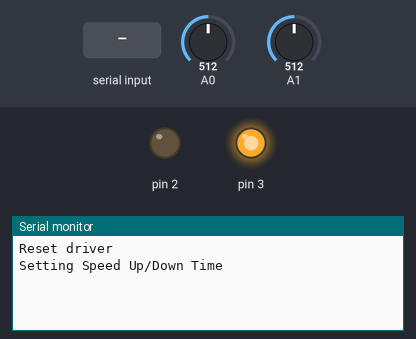
A sketch run on a simulated Arduino Uno, built with avr-gcc and run on an emulated ATmega328P. Parts: output pins drawn as LEDs (lit = HIGH), the last lines printed to the serial monitor. The test bench sets the inputs (shaded band); at power-on: A0 = 512, A1 = 512.

Above: at 3.3 s.
3.4 s: A0 set to 90
At 4.3 s:
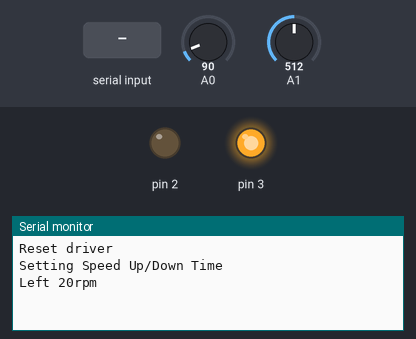
4.9 s: "1" received over the second serial link
At 5.5 s:
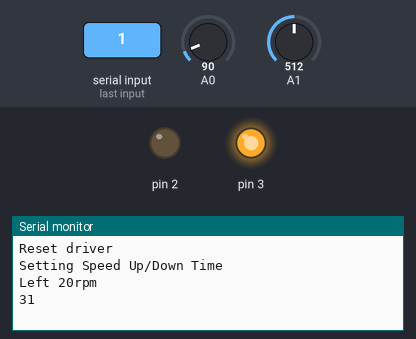
6.4 s: A0 set to 110
At 7.6 s:
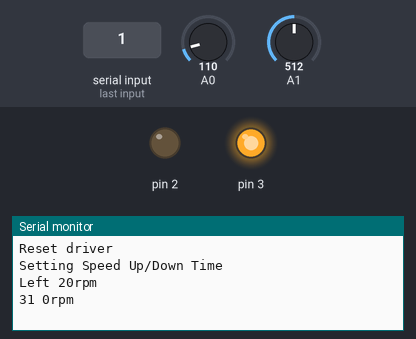
7.9 s: A1 set to 90
At 9.0 s:
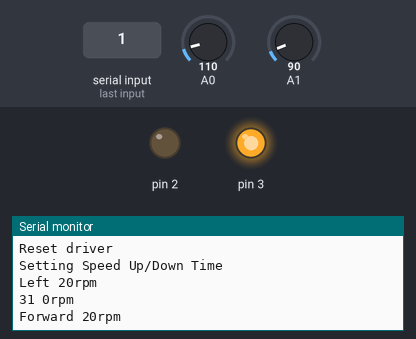
9.4 s: A1 set to 1010
At 10.1 s:
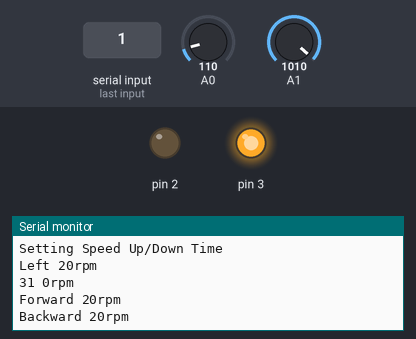

The sketch:

Joystick_ZLAC8015D.ino
```cpp
#include <SoftwareSerial.h>

#define MYPORT_RX 8
#define MYPORT_TX 9

SoftwareSerial mySerial(8, 9); // RX, TX

int buttonState = 0;
boolean motorState = false;

int dirX = 0;
int dirY = 0;

int counterFwd = 0;
int counterBwd = 0;
int counterLft = 0;
int counterRgt = 0;

//////////////////////////////////////////////////////////////////////////////////////////

byte _Reset[] = {0x01, 0x06, 0x20, 0x0E, 0x00, 0x06, 0x63, 0xCB};

byte _LeftSpeedUp1000[] = {0x01, 0x06, 0x20, 0x80, 0x03 , 0xE8 , 0x83, 0x5C}; // Left Speed Up 1000ms
byte _RightSpeedUp1000[] = {0x01, 0x06, 0x20, 0x81, 0x03 , 0xE8 , 0xD2, 0x9C}; // Right Speed Up 1000ms
byte _LeftSpeedDown1000[] = {0x01, 0x06, 0x20, 0x82, 0x03 , 0xE8 , 0x22, 0x9C}; // Left Speed Down 1000ms
byte _RightSpeedDown1000[] = {0x01, 0x06, 0x20, 0x83, 0x03 , 0xE8 , 0x73, 0x5C}; // Right Speed Down 1000ms

byte _LeftSpeedUp500[] = {0x01, 0x06, 0x20, 0x80, 0x01 , 0xF4 , 0x83, 0xF5}; // Left Speed Up 500ms
byte _RightSpeedUp500[] = {0x01, 0x06, 0x20, 0x81,  0x01 , 0xF4 , 0xD2, 0x35}; // Right Speed Up 500ms
byte _LeftSpeedDown500[] = {0x01, 0x06, 0x20, 0x82,  0x01 , 0xF4 , 0x22, 0x35}; // Left Speed Down 500ms
byte _RightSpeedDown500[] = {0x01, 0x06, 0x20, 0x83,  0x01 , 0xF4 , 0x73, 0xF5}; // Right Speed Down 500ms

byte _EnableMotor[] = {0x01, 0x06, 0x20, 0x0E, 0x00, 0x08, 0xE2, 0x0F};
byte _DisableMotor[] = {0x01, 0x06, 0x20, 0x0E, 0x00, 0x07, 0xA2, 0x0B};

byte _LeftSetSpeed10[] = {0x01, 0x06, 0x20, 0x88, 0x00, 0x0A, 0x82, 0x27}; // Left Set Speed 10rpm
byte _RightSetSpeedN10[] = {0x01, 0x06, 0x20, 0x89, 0xFF, 0xF6, 0x92, 0x56}; // Right Set Speed -10rpm

byte _LeftSetSpeedN10[] = {0x01, 0x06, 0x20, 0x88, 0xFF, 0xF6, 0xC3, 0x96}; // Left Set Speed -10rpm
byte _RightSetSpeed10[] = {0x01, 0x06, 0x20, 0x89, 0x00, 0x0A, 0xD3, 0xE7}; // Right Set Speed 10rpm

byte _LeftSetSpeed20[] = {0x01, 0x06, 0x20, 0x88, 0x00, 0x14, 0x02, 0x2F}; // Left Set Speed 20rpm
byte _RightSetSpeedN20[] = {0x01, 0x06, 0x20, 0x89, 0xFF, 0xEC, 0x13, 0x9D}; // Right Set Speed -20rpm

byte _LeftSetSpeedN20[] = {0x01, 0x06, 0x20, 0x88, 0xFF, 0xEC, 0x42, 0x5D}; // Left Set Speed -20rpm
byte _RightSetSpeed20[] = {0x01, 0x06, 0x20, 0x89, 0x00, 0x14, 0x53, 0xEF}; // Right Set Speed 20rpm

byte _LeftSetSpeed40[] = {0x01, 0x06, 0x20, 0x88, 0x00, 0x28, 0x02, 0x3E}; // Left Set Speed 40rpm
byte _RightSetSpeedN40[] = {0x01, 0x06, 0x20, 0x89, 0xFF, 0xD8, 0x12, 0x4A}; // Right Set Speed -40rpm

byte _LeftSetSpeedN40[] = {0x01, 0x06, 0x20, 0x88, 0xFF, 0xD8, 0x43, 0x8A}; // Left Set Speed -40rpm
byte _RightSetSpeed40[] = {0x01, 0x06, 0x20, 0x89, 0x00, 0x28, 0x53, 0xFE}; // Right Set Speed 40rpm

byte _LeftSetSpeed50[] = {0x01, 0x06, 0x20, 0x88, 0x00, 0x32, 0x83, 0xF5}; // Left Set Speed 50rpm
byte _RightSetSpeedN50[] = {0x01, 0x06, 0x20, 0x89, 0xFF, 0xCE, 0x93, 0x84}; // Right Set Speed -50rpm

byte _LeftSetSpeedN50[] =  {0x01, 0x06, 0x20, 0x88, 0xFF, 0xCE, 0xC2, 0x44}; // Left Set Speed -50rpm
byte _RightSetSpeed50[] = {0x01, 0x06, 0x20, 0x89, 0x00, 0x32, 0xD2, 0x35}; // Right Set Speed 50rpm

byte _LeftSetSpeed100[] = {0x01, 0x06, 0x20, 0x88, 0x00, 0x64, 0x03, 0xCB}; // Left Set Speed 100rpm
byte _RightSetSpeedN100[] = {0x01, 0x06, 0x20, 0x89, 0xFF, 0x9C, 0x12, 0x79}; // Right Set Speed -100rpm

byte _LeftSetSpeedN100[] = {0x01, 0x06, 0x20, 0x88, 0xFF, 0x9C, 0x43, 0xB9}; // Left Set Speed -100rpm
byte _RightSetSpeed100[] = {0x01, 0x06, 0x20, 0x89, 0x00, 0x64, 0x52, 0x0B}; // Right Set Speed 100rpm

byte _LeftSetSpeed0[] = {0x01, 0x06, 0x20, 0x88, 0x00, 0x00, 0x02, 0x20}; // Left Set Speed 0rpm
byte _RightSetSpeed0[] = {0x01, 0x06, 0x20, 0x89, 0x00, 0x00, 0x53, 0xE0}; // Right Set Speed 0rpm
//////////////////////////////////////////////////////////////////////////////////////////

void setup() {
  Serial.begin(115200);

  mySerial.begin(115200);
  if (!mySerial) {
    Serial.println("SoftwareSerial false");
    while (1) {
      delay(1000);
    }
  }

  delay(2000);

  Serial.println();
  Serial.println("Reset driver");
  mySerial.write(_Reset, sizeof(_Reset));
  delay(20);
  Serial.println("Setting Speed Up/Down Time");
  mySerial.write(_LeftSpeedUp500, sizeof(_LeftSpeedUp500));
  delay(20);
  mySerial.write(_RightSpeedUp500, sizeof(_RightSpeedUp500));
  delay(20);
  mySerial.write(_LeftSpeedDown500, sizeof(_LeftSpeedDown500));
  delay(20);
  mySerial.write(_RightSpeedDown500, sizeof(_RightSpeedDown500));
  delay(20);


  pinMode(2, OUTPUT);
  digitalWrite(2, LOW);

  pinMode(3, OUTPUT);
  digitalWrite(3, HIGH);

}


void loop() {
  _joystick();
  _serialprinting();
  delay(1);
}

void _joystick() {

  //////////////////////////////////// Joystick Setup //////////////////////////////////////
  int x = analogRead(A0);
  int y = analogRead(A1);

  if (x < 100) {
    dirX = 0;
  } else if (x > 1000) {
    dirX = 2;
  } else {
    dirX = 1;
  }

  if (y < 100) {
    dirY = 0;
  } else if (y > 1000) {
    dirY = 2;
  } else {
    dirY = 1;
  }

  //////////////////////////////////// Enable Motor ////////////////////////////////////////
  if (digitalRead(3) == LOW && buttonState == 0 && motorState == false) {
    buttonState = 1;
    Serial.println();
    Serial.println("Enable Motor");
    mySerial.write(_EnableMotor, sizeof(_EnableMotor));
    delay(20);
    digitalWrite(2,HIGH);
    motorState = true;
  }
  else if (digitalRead(3) == HIGH && buttonState == 1 && motorState == true) {
    buttonState = 0;
  }

  //////////////////////////////////// Disable Motor ///////////////////////////////////////
  if (digitalRead(3) == LOW && buttonState == 0 && motorState == true) {
    buttonState = 1;
    Serial.println();
    Serial.println("Disable Motor");
    mySerial.write(_DisableMotor, sizeof(_DisableMotor));
    delay(20);
    digitalWrite(2,LOW);
    motorState = false;
  }
  else if (digitalRead(3) == HIGH && buttonState == 1 && motorState == false) {
    buttonState = 0;
  }

  ////////////////////////////////////// Foward ////////////////////////////////////////////
  if (dirY == 0 && dirX == 1 && counterFwd == 0) {
    Serial.println();
    Serial.println("Forward 20rpm");
    mySerial.write(_LeftSetSpeed20, sizeof(_LeftSetSpeed20));
    delay(20);
    mySerial.write(_RightSetSpeedN20, sizeof(_RightSetSpeedN20));
    counterFwd = 1;
  }
  else if ( dirY == 1 && dirX == 1 && counterFwd == 1) {
    Serial.println("0rpm");
    mySerial.write(_LeftSetSpeed0, sizeof(_LeftSetSpeed0));
    delay(20);
    mySerial.write(_RightSetSpeed0, sizeof(_RightSetSpeed0));
    counterFwd = 0;
    delay(400);
  }

  /////////////////////////////////////// Backward /////////////////////////////////////////
  if (dirY == 2 && dirX == 1 && counterBwd == 0) {
    Serial.println();
    Serial.println("Backward 20rpm");
    mySerial.write(_LeftSetSpeedN20, sizeof(_LeftSetSpeedN20));
    delay(20);
    mySerial.write(_RightSetSpeed20, sizeof(_RightSetSpeed20));
    counterBwd = 1;
  }
  else if ( dirY == 1 && dirX == 1 && counterBwd == 1) {
    Serial.println("0rpm");
    mySerial.write(_LeftSetSpeed0, sizeof(_LeftSetSpeed0));
    delay(20);
    mySerial.write(_RightSetSpeed0, sizeof(_RightSetSpeed0));
    counterBwd = 0;
    delay(400);
  }

  ///////////////////////////////////////// Left ///////////////////////////////////////////
  if (dirY == 1 && dirX == 0 && counterLft == 0) {
    Serial.println();
    Serial.println("Left 20rpm");
    mySerial.write(_LeftSetSpeedN10, sizeof(_LeftSetSpeedN10));
    delay(20);
    mySerial.write(_RightSetSpeedN10, sizeof(_RightSetSpeedN10));
    counterLft = 1;
  }
  else if ( dirY == 1 && dirX == 1 && counterLft == 1) {
    Serial.println("0rpm");
    mySerial.write(_LeftSetSpeed0, sizeof(_LeftSetSpeed0));
    delay(20);
    mySerial.write(_RightSetSpeed0, sizeof(_RightSetSpeed0));
    counterLft = 0;
    delay(400);
  }

  ///////////////////////////////////////// Right //////////////////////////////////////////
  if (dirY == 1 && dirX == 2 && counterRgt == 0) {
    Serial.println();
    Serial.println("Right 20rpm");
    mySerial.write(_LeftSetSpeed10, sizeof(_LeftSetSpeed10));
    delay(20);
    mySerial.write(_RightSetSpeed10, sizeof(_RightSetSpeed10));
    counterRgt = 1;
  }
  else if ( dirY == 1 && dirX == 1 && counterRgt == 1) {
    Serial.println("0rpm");
    mySerial.write(_LeftSetSpeed0, sizeof(_LeftSetSpeed0));
    delay(20);
    mySerial.write(_RightSetSpeed0, sizeof(_RightSetSpeed0));
    counterRgt = 0;
    delay(400);
  }
  //////////////////////////////////////////////////////////////////////////////////////////

  //  Serial.println(" ");
  //  Serial.print("Axis X = ");
  //  Serial.print(x);
  //  Serial.print(" ,");
  //  Serial.print("Axis Y = ");
  //  Serial.print(y);
  //  Serial.print(" ,");
  //  Serial.print("ButtonState = ");
  //  Serial.println(buttonState);
  delay(1);

}

void _serialprinting() {
  if (mySerial.available() > 0) { // wait for a character
    int incomingByte = mySerial.read();
    Serial.print(incomingByte, HEX);
    Serial.print(' ');
  }
}
```

Measured:
- after the input at 3.4 s, the serial monitor: prints a new line at once (image 1)
- after the input at 4.9 s, the serial monitor: prints a new line at once (image 2)
- after the input at 6.4 s, the serial monitor: prints a new line at once (image 3)
- after the input at 7.9 s, the serial monitor: prints a new line at once (image 4)
- after the input at 9.4 s, the serial monitor: prints a new line at once (image 5)
